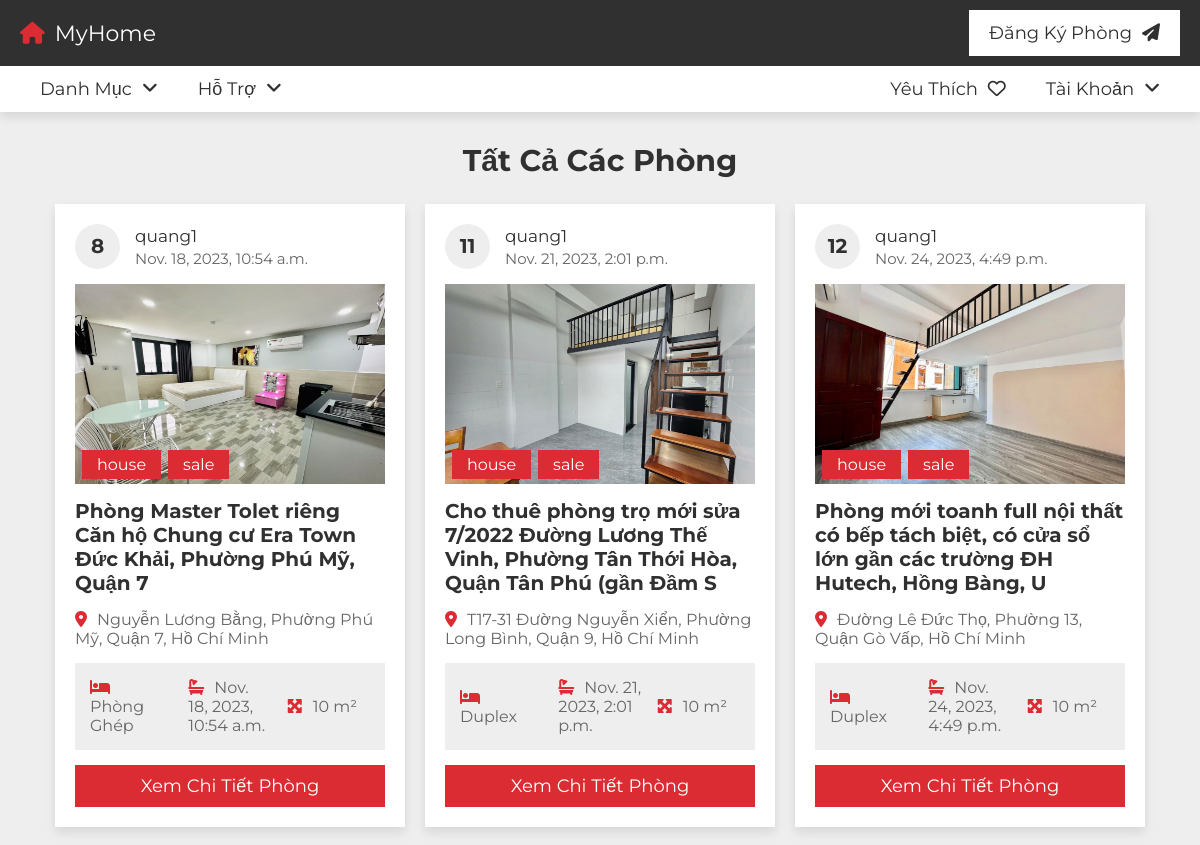
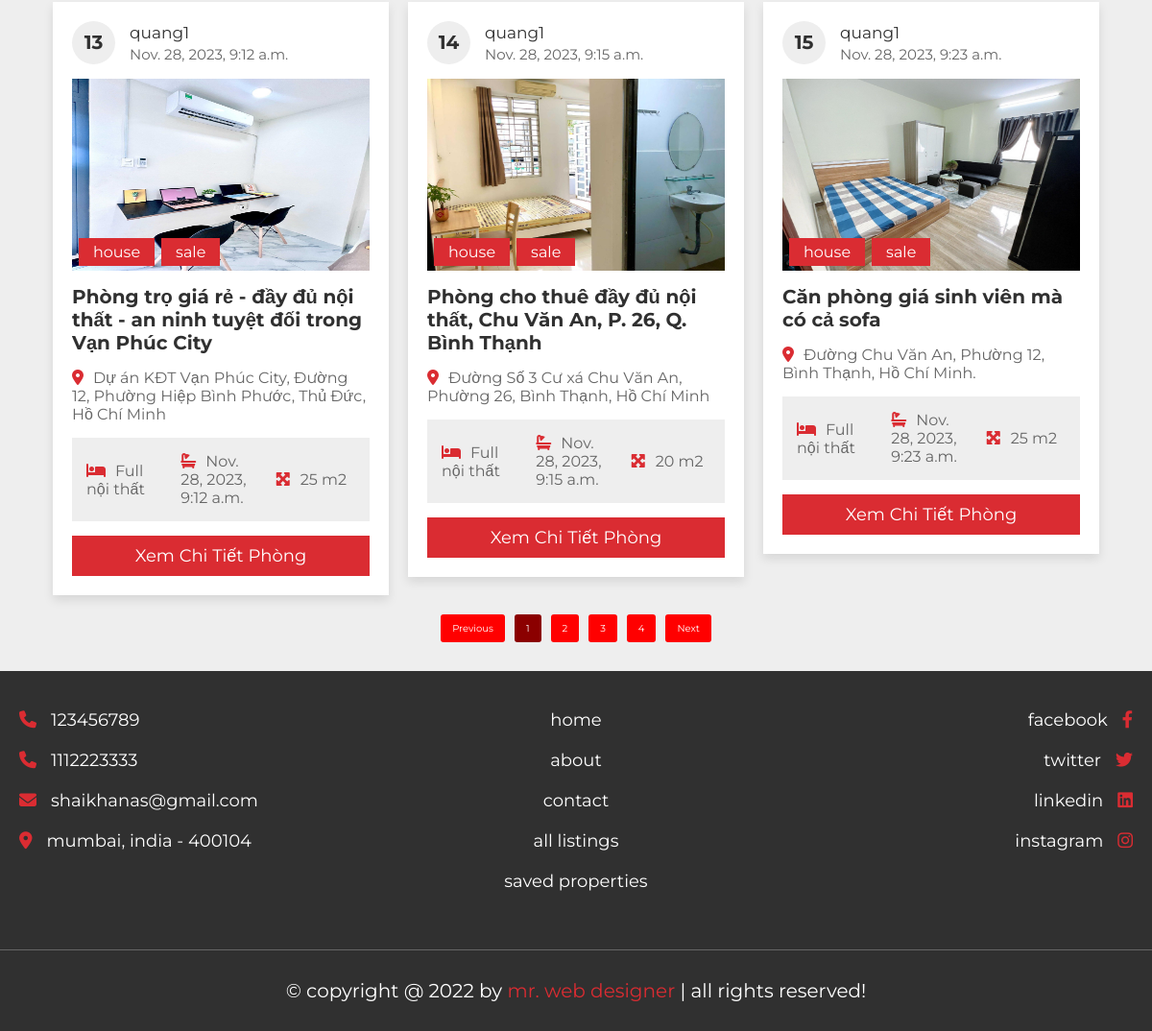
/Room/, run on the app's committed database (2 pictures, top to bottom).
### Room/models.py (models this page shows, shortened)
class Room(models.Model):
    Name_Room = models.CharField(max_length=100, unique=True)
    slug = models.SlugField(max_length=100, unique=True, null=True)
    Address = models.CharField(max_length=250, unique=True)
    Price = models.DecimalField(max_digits=10, decimal_places=2)
    Price_deposit = models.DecimalField(max_digits=10, decimal_places=2)
    Description = models.TextField()
    account = models.ForeignKey(Account, on_delete=models.CASCADE)
    category = models.ForeignKey(RoomCategory, on_delete=models.CASCADE)
    mainimage = models.ImageField(upload_to='photo/mainimage', blank=True, null=True)
    roomarea = models.ForeignKey(RoomArea, on_delete=models.CASCADE)
    created_date = models.DateTimeField(auto_now_add=True)
    expiration_date = models.DateTimeField(default=timezone.now() + timedelta(days=14))
    def get_url(self):
        return reverse('room_detail', args=[self.category.slug, self.slug])

### account/models.py (models this page shows, shortened)
class Account(AbstractBaseUser):
    first_name = models.CharField(max_length=50)
    last_name = models.CharField(max_length=50)
    username = models.CharField(max_length=50, unique=True)
    email = models.EmailField(max_length=100, unique=True)
    phone_number = models.CharField(max_length=50)
    date_of_birth = models.DateField()
    Url_account = models.ImageField(upload_to='photo/userimage', blank=True)
    date_joined = models.DateTimeField(auto_now_add=True)
    last_login = models.DateTimeField(auto_now_add=True)
    is_admin = models.BooleanField(default=False)
    is_staff = models.BooleanField(default=False)
    is_active = models.BooleanField(default=False)
    is_superadmin = models.BooleanField(default=False)
    is_user = models.BooleanField(default=False)
    USERNAME_FIELD = 'email'
    REQUIRED_FIELDS = ['first_name','last_name','username','date_of_birth']
    objects = MyAccountManager()

### RoomCategory/models.py (models this page shows)
class RoomCategory(models.Model):
    Name_LoaiPhong = models.CharField(max_length=200, unique=True)
    Url_LoaiPhong = models.ImageField(upload_to='photo/categories', blank=True)
    slug = models.SlugField(max_length=100, unique=True, null=True)
    class Meta:
        verbose_name = 'Room Category'
        verbose_name_plural = 'Room Categories'
    def get_url(self):
        return reverse('Rooms_By_Category', args = [self.slug])
    def __str__(self):
        return self.Name_LoaiPhong

### RoomArea/models.py (models this page shows)
class RoomArea(models.Model):
    Area = models.IntegerField()
    Unit = models.CharField(max_length=50)
    def __str__(self):
        return f"{self.Area} {self.Unit}"

### Room/views.py (the view)
# urls.py: path('', views.room, name='room'),
def room(request, category_slug=None):
    rooms = None
    categories = None
    if category_slug is not None:
        categories = get_object_or_404(RoomCategory, slug=category_slug)
        rooms = Room.objects.filter(category=categories)
    else:
        rooms = Room.objects.all()
    paginator = Paginator(rooms, 6)
    page = request.GET.get('page')
    paged_rooms = paginator.get_page(page)
    context = {
        'rooms': paged_rooms,
    }
    return render(request, 'rooms/rooms.html', context)

### RoomCategory/context_processor.py (called while the page is built)
def menu_links(request):
    links = RoomCategory.objects.all()
    return dict(links=links)

### templates/rooms/rooms.html (shortened to what this page needs)
{% extends 'base.html' %}
{% load static %}
{% block content %}
<section class="listings">
    {% if 'search' in request.path %}
    <h1 class="heading">Kết Quả Tìm Kiếm</h1>
    {% else %}
    <h1 class="heading">Tất Cả Các Phòng</h1>
    {% endif %}
    <div class="box-container">
        {% for rooms in rooms  %}
       <div class="box">
          <div class="admin">
            <h3>{{rooms.id}}</h3>
             <div>
                <p>{{ rooms.account.username }}</p>
                <span>{{rooms.created_date}}</span>
             </div>
          </div>
          <div class="thumb">
             <p class="type"><span>house</span><span>sale</span></p>
             <img src="{{rooms.mainimage.url}}" alt="">
          </div>
          <h3 class="name">{{rooms.Name_Room}}</h3>
          <p class="location"><i class="fas fa-map-marker-alt"></i><span>{{rooms.Address}}</span></p>
          <div class="flex">
             <p><i class="fas fa-bed"></i><span>{{rooms.category}}</span></p>
             <p><i class="fas fa-bath"></i><span>{{rooms.created_date}}</span></p>
             <p><i class="fas fa-maximize"></i><span>{{rooms.roomarea}}</span></p>
          </div>
          <a href="{{rooms.get_url}}" class="btn">Xem chi tiết phòng</a>
       </div>
       {% endfor %}
    </div>
    {% if rooms.has_other_pages %}
    <div class="pagination">
        {% if rooms.has_previous %}
            <a href="?page={{ rooms.previous_page_number }}" class="prev">Previous</a>
        {% else %}
            <a href="#" class="prev">Previous</a>
        {% endif %}
        {% for i in rooms.paginator.page_range %}
            {% if rooms.number == i %}
                <a href="#" class="active">{{ i }}</a>
            {% else %}
                <a href="?page={{ i }}">{{ i }}</a>
            {% endif %}
        {% endfor %}
         {% if rooms.has_next %}
         <a class="next" href="?page={{ rooms.next_page_number}}">Next</a>
         {% else %}
         <a class="next" href="#">Next</a>
         {% endif %}
    </div>
{% endif %}
 </section>
{% endblock content %}

### templates/base.html (shortened to what this page needs)
{% load static %}
<!DOCTYPE html>
<html lang="en">
<head>
   <link rel="stylesheet" href="https://cdnjs.cloudflare.com/ajax/libs/font-awesome/6.2.0/css/all.min.css">
   <link rel="stylesheet" href="{%static 'css/style.css'%}">
</head>
<body>
    {% include 'includes/navbar.html' %}
    {% block content%}
    {% endblock content %}
    {% include 'includes/footer.html' %}

### templates/includes/navbar.html (shortened to what this page needs)
<header class="header">
    <nav class="navbar nav-1">
       <section class="flex">
          <a href="{% url 'home' %}" class="logo"><i class="fas fa-house"></i>MyHome</a>
          <ul>
             <li><a href="{% url 'add_rooms'%}">Đăng Ký Phòng<i class="fas fa-paper-plane"></i></a></li>
          </ul>
       </section>
    </nav>
    <nav class="navbar nav-2">
       <section class="flex">
          <div class="menu">
             <ul>
                <li><a href="#">Danh Mục<i class="fas fa-angle-down"></i></a>
                </li>
                <li><a href="#">Hỗ Trợ<i class="fas fa-angle-down"></i></a>
                </li>
             </ul>
          </div>
          <ul>
             <li><a href="{% url 'saved_rooms' %}">Yêu Thích<i class="far fa-heart"></i></a></li>
             <li><a href="#">Tài Khoản<i class="fas fa-angle-down"></i></a>
             </li>
          </ul>
       </section>
    </nav>
</header>

### templates/includes/footer.html
<footer class="footer">
    <section class="flex">
       <div class="box">
          <a href="tel:1234567890"><i class="fas fa-phone"></i><span>123456789</span></a>
          <a href="tel:1112223333"><i class="fas fa-phone"></i><span>1112223333</span></a>
          <a href="mailto:shaikhanas@gmail.com"><i class="fas fa-envelope"></i><span>shaikhanas@gmail.com</span></a>
          <a href="#"><i class="fas fa-map-marker-alt"></i><span>mumbai, india - 400104</span></a>
       </div>
       <div class="box">
          <a href="home.html"><span>home</span></a>
          <a href="about.html"><span>about</span></a>
          <a href="contact.html"><span>contact</span></a>
          <a href="listings.html"><span>all listings</span></a>
          <a href="#"><span>saved properties</span></a>
       </div>
       <div class="box">
          <a href="#"><span>facebook</span><i class="fab fa-facebook-f"></i></a>
          <a href="#"><span>twitter</span><i class="fab fa-twitter"></i></a>
          <a href="#"><span>linkedin</span><i class="fab fa-linkedin"></i></a>
          <a href="#"><span>instagram</span><i class="fab fa-instagram"></i></a>
       </div>
    </section>
    <div class="credit">&copy; copyright @ 2022 by <span>mr. web designer</span> | all rights reserved!</div>
 </footer>

### templates/rooms/rooms.html (style rules this page uses)
.pagination { display: flex; justify-content: center; margin-top: 20px; }
.pagination a { color: white; background-color: red; padding: 8px 12px; text-decoration: none; margin: 0 5px; border-radius: 3px; }
.pagination a.active { background-color: darkred; }

### data on the page
Room: id "8", account.username "quang1", created_date "Nov. 18, 2023, 10:54 a.m.", mainimage (picture), Name_Room "Phòng Master Tolet riêng Căn hộ Chung cư Era Town Đức Khải, Phường Phú Mỹ, Quận 7", Address "Nguyễn Lương Bằng, Phường Phú Mỹ, Quận 7, Hồ Chí Minh", category "Phòng Ghép", roomarea "10 m²"
Room: id "11", account.username "quang1", created_date "Nov. 21, 2023, 2:01 p.m.", mainimage (picture), Name_Room "Cho thuê phòng trọ mới sửa 7/2022 Đường Lương Thế Vinh, Phường Tân Thới Hòa, Quận Tân Phú (gần Đầm S", Address "T17-31 Đường Nguyễn Xiển, Phường Long Bình, Quận 9, Hồ Chí Minh", category "Duplex", roomarea "10 m²"
Room: id "12", account.username "quang1", created_date "Nov. 24, 2023, 4:49 p.m.", mainimage (picture), Name_Room "Phòng mới toanh full nội thất có bếp tách biệt, có cửa sổ lớn gần các trường ĐH Hutech, Hồng Bàng, U", Address "Đường Lê Đức Thọ, Phường 13, Quận Gò Vấp, Hồ Chí Minh", category "Duplex", roomarea "10 m²"
Room: id "13", account.username "quang1", created_date "Nov. 28, 2023, 9:12 a.m.", mainimage (picture), Name_Room "Phòng trọ giá rẻ - đầy đủ nội thất - an ninh tuyệt đối trong Vạn Phúc City", Address "Dự án KĐT Vạn Phúc City, Đường 12, Phường Hiệp Bình Phước, Thủ Đức, Hồ Chí Minh", category "Full nội thất", roomarea "25 m2"
Room: id "14", account.username "quang1", created_date "Nov. 28, 2023, 9:15 a.m.", mainimage (picture), Name_Room "Phòng cho thuê đầy đủ nội thất, Chu Văn An, P. 26, Q. Bình Thạnh", Address "Đường Số 3 Cư xá Chu Văn An, Phường 26, Bình Thạnh, Hồ Chí Minh", category "Full nội thất", roomarea "20 m2"
Room: id "15", account.username "quang1", created_date "Nov. 28, 2023, 9:23 a.m.", mainimage (picture), Name_Room "Căn phòng giá sinh viên mà có cả sofa", Address "Đường Chu Văn An, Phường 12, Bình Thạnh, Hồ Chí Minh.", category "Full nội thất", roomarea "25 m2"

### other printed values
{{ i }} "1"
{{ i }} "2" "3" "4"
